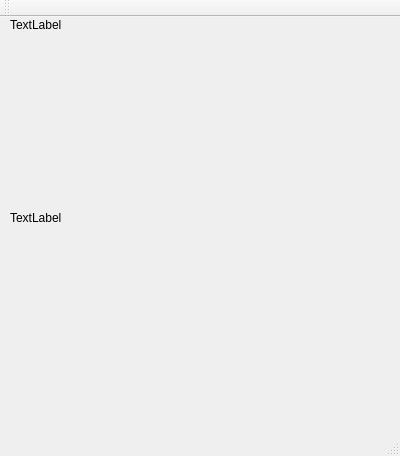
<?xml version="1.0" encoding="UTF-8"?>
<ui version="4.0">
 <class>MainWindow</class>
 <widget class="QMainWindow" name="MainWindow">
  <property name="geometry">
   <rect>
    <x>0</x>
    <y>0</y>
    <width>400</width>
    <height>456</height>
   </rect>
  </property>
  <property name="windowTitle">
   <string>MainWindow</string>
  </property>
  <widget class="QWidget" name="centralWidget">
   <widget class="QLabel" name="joyNameLabel">
    <property name="geometry">
     <rect>
      <x>10</x>
      <y>0</y>
      <width>351</width>
      <height>16</height>
     </rect>
    </property>
    <property name="text">
     <string>TextLabel</string>
    </property>
   </widget>
   <widget class="QLabel" name="joyPositionsLabel">
    <property name="geometry">
     <rect>
      <x>10</x>
      <y>20</y>
      <width>351</width>
      <height>361</height>
     </rect>
    </property>
    <property name="text">
     <string>TextLabel</string>
    </property>
   </widget>
  </widget>
  <widget class="QMenuBar" name="menuBar">
   <property name="geometry">
    <rect>
     <x>0</x>
     <y>0</y>
     <width>400</width>
     <height>21</height>
    </rect>
   </property>
  </widget>
  <widget class="QToolBar" name="mainToolBar">
   <attribute name="toolBarArea">
    <enum>TopToolBarArea</enum>
   </attribute>
   <attribute name="toolBarBreak">
    <bool>false</bool>
   </attribute>
  </widget>
  <widget class="QStatusBar" name="statusBar"/>
 </widget>
 <layoutdefault spacing="6" margin="11"/>
 <resources/>
 <connections/>
</ui>
